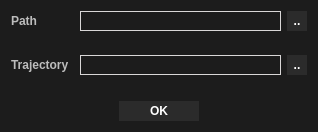
<?xml version="1.0" encoding="UTF-8"?>
<ui version="4.0">
 <class>DialogPhoto</class>
 <widget class="QDialog" name="DialogPhoto">
  <property name="geometry">
   <rect>
    <x>0</x>
    <y>0</y>
    <width>318</width>
    <height>132</height>
   </rect>
  </property>
  <property name="windowTitle">
   <string>Snapshot</string>
  </property>
  <property name="styleSheet">
   <string notr="true">QWidget{background:#1c1c1c}

QLabel{color:#bdbdbd}

QCheckBox::indicator{ border: 1px solid #d9d7d7; border-radius: 1px;} 
QCheckBox::indicator:checked{ background-color:rgba(215, 215, 215, 100); }
QCheckBox::indicator:disabled{ background-color:#D9D9D9; }
QDoubleSpinBox{selection-background-color: rgba(215, 215, 215, 100); border:1px solid #121212; color:#d9d7d7}
QSpinBox{selection-background-color: rgba(215, 215, 215, 100); border:1px solid #121212;color:#d9d7d7}
        


QComboBox QAbstractItemView { selection-background-color:rgba(215, 215, 215, 100);selection-color:#d9d7d7;color:#d9d7d7 } 
QComboBox{ selection-background-color:rgba(215, 215, 215, 100);selection-color:#d9d7d7;color:#d9d7d7 } 
            



QSlider::handle:horizontal {background: #faa028;}


QLineEdit{selection-background-color: rgba(215, 215, 215, 100); color:#bdbdbd; border:1px solid #d9d7d7 }

QPushButton{border:none} 
QPushButton{color:#ffffff} 
QPushButton::hover{color:#faa028} 
QPushButton::pressed{color:#ffffff}  </string>
  </property>
  <layout class="QGridLayout" name="gridLayout">
   <item row="4" column="0">
    <layout class="QHBoxLayout" name="horizontalLayout">
     <item>
      <spacer name="horizontalSpacer_3">
       <property name="orientation">
        <enum>Qt::Horizontal</enum>
       </property>
       <property name="sizeHint" stdset="0">
        <size>
         <width>10</width>
         <height>20</height>
        </size>
       </property>
      </spacer>
     </item>
     <item>
      <widget class="QPushButton" name="pushButtonOK">
       <property name="minimumSize">
        <size>
         <width>80</width>
         <height>0</height>
        </size>
       </property>
       <property name="maximumSize">
        <size>
         <width>16777215</width>
         <height>20</height>
        </size>
       </property>
       <property name="font">
        <font>
         <family>Arial</family>
         <weight>75</weight>
         <bold>true</bold>
        </font>
       </property>
       <property name="styleSheet">
        <string notr="true">QPushButton{background-color: #2b2b2b;
border:none;
}
</string>
       </property>
       <property name="text">
        <string>OK</string>
       </property>
       <property name="default">
        <bool>true</bool>
       </property>
      </widget>
     </item>
     <item>
      <spacer name="horizontalSpacer_2">
       <property name="orientation">
        <enum>Qt::Horizontal</enum>
       </property>
       <property name="sizeHint" stdset="0">
        <size>
         <width>10</width>
         <height>20</height>
        </size>
       </property>
      </spacer>
     </item>
    </layout>
   </item>
   <item row="0" column="0">
    <layout class="QHBoxLayout" name="horizontalLayout_2">
     <item>
      <widget class="QLabel" name="labelPath">
       <property name="minimumSize">
        <size>
         <width>63</width>
         <height>0</height>
        </size>
       </property>
       <property name="font">
        <font>
         <family>Arial</family>
         <pointsize>9</pointsize>
         <weight>75</weight>
         <bold>true</bold>
        </font>
       </property>
       <property name="text">
        <string>Path</string>
       </property>
      </widget>
     </item>
     <item>
      <widget class="QLineEdit" name="lineEdit">
       <property name="minimumSize">
        <size>
         <width>0</width>
         <height>20</height>
        </size>
       </property>
       <property name="font">
        <font>
         <pointsize>8</pointsize>
        </font>
       </property>
       <property name="readOnly">
        <bool>true</bool>
       </property>
      </widget>
     </item>
     <item>
      <widget class="QPushButton" name="btnPath">
       <property name="minimumSize">
        <size>
         <width>20</width>
         <height>20</height>
        </size>
       </property>
       <property name="maximumSize">
        <size>
         <width>9999</width>
         <height>9999</height>
        </size>
       </property>
       <property name="font">
        <font>
         <family>Arial</family>
         <weight>75</weight>
         <bold>true</bold>
        </font>
       </property>
       <property name="styleSheet">
        <string notr="true">QPushButton{background-color: #2b2b2b;
border:none;
}
</string>
       </property>
       <property name="text">
        <string>..</string>
       </property>
       <property name="iconSize">
        <size>
         <width>16</width>
         <height>16</height>
        </size>
       </property>
      </widget>
     </item>
    </layout>
   </item>
   <item row="3" column="0">
    <spacer name="verticalSpacer">
     <property name="orientation">
      <enum>Qt::Vertical</enum>
     </property>
     <property name="sizeHint" stdset="0">
      <size>
       <width>20</width>
       <height>20</height>
      </size>
     </property>
    </spacer>
   </item>
   <item row="2" column="0">
    <layout class="QHBoxLayout" name="horizontalLayout_3">
     <item>
      <widget class="QLabel" name="label_2">
       <property name="minimumSize">
        <size>
         <width>63</width>
         <height>0</height>
        </size>
       </property>
       <property name="font">
        <font>
         <family>Arial</family>
         <pointsize>9</pointsize>
         <weight>75</weight>
         <bold>true</bold>
        </font>
       </property>
       <property name="text">
        <string>Trajectory</string>
       </property>
      </widget>
     </item>
     <item>
      <widget class="QLineEdit" name="lineEdit_2">
       <property name="minimumSize">
        <size>
         <width>0</width>
         <height>20</height>
        </size>
       </property>
       <property name="font">
        <font>
         <pointsize>8</pointsize>
        </font>
       </property>
       <property name="readOnly">
        <bool>true</bool>
       </property>
      </widget>
     </item>
     <item>
      <widget class="QPushButton" name="btnCsv">
       <property name="minimumSize">
        <size>
         <width>20</width>
         <height>20</height>
        </size>
       </property>
       <property name="maximumSize">
        <size>
         <width>9999</width>
         <height>9999</height>
        </size>
       </property>
       <property name="font">
        <font>
         <family>Arial</family>
         <weight>75</weight>
         <bold>true</bold>
        </font>
       </property>
       <property name="styleSheet">
        <string notr="true">QPushButton{background-color: #2b2b2b;
border:none;
}
</string>
       </property>
       <property name="text">
        <string>..</string>
       </property>
      </widget>
     </item>
    </layout>
   </item>
   <item row="1" column="0">
    <spacer name="verticalSpacer_3">
     <property name="orientation">
      <enum>Qt::Vertical</enum>
     </property>
     <property name="sizeHint" stdset="0">
      <size>
       <width>20</width>
       <height>5</height>
      </size>
     </property>
    </spacer>
   </item>
  </layout>
 </widget>
 <tabstops>
  <tabstop>pushButtonOK</tabstop>
 </tabstops>
 <resources/>
 <connections/>
</ui>
